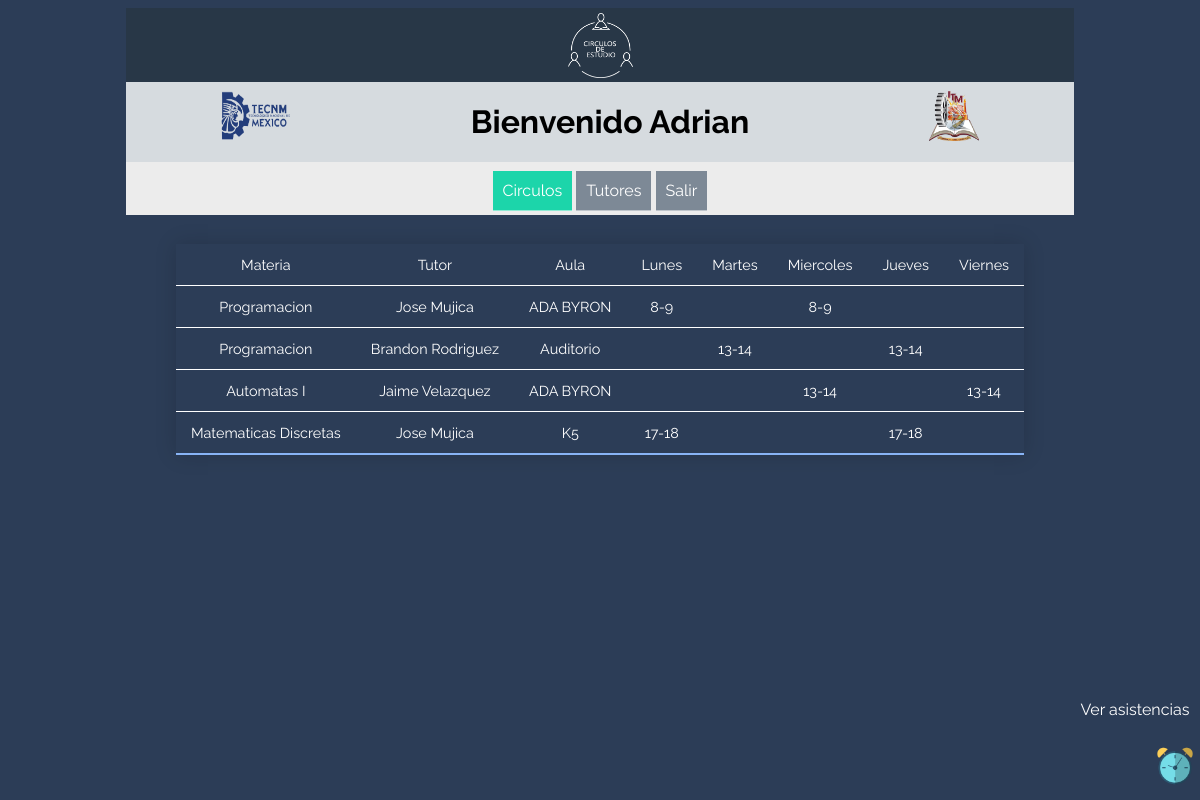
The page /perfil_asesor.php?op=111 (signed in) on the database its author committed.
### tables this page shows
CREATE TABLE `horario` (
  `id_horario` int(11) NOT NULL,
  `id_materia` int(11) NOT NULL,
  `id_tutor` int(11) NOT NULL,
  `id_aula` int(11) NOT NULL,
  `lunes` varchar(45) DEFAULT NULL,
  `martes` varchar(45) DEFAULT NULL,
  `miercoles` varchar(45) DEFAULT NULL,
  `jueves` varchar(45) DEFAULT NULL,
  `viernes` varchar(45) DEFAULT NULL,
  `id_periodo` int(11) NOT NULL
);

CREATE TABLE `materia` (
  `id_materia` int(11) NOT NULL,
  `nombre` varchar(60) NOT NULL
);

CREATE TABLE `tutor` (
  `ncontrol` int(11) NOT NULL,
  `nombre` varchar(45) DEFAULT NULL,
  `aPaterno` varchar(60) NOT NULL,
  `aMaterno` varchar(60) DEFAULT NULL,
  `semestre` int(11) NOT NULL,
  `id_periodo` int(11) NOT NULL
);

CREATE TABLE `aula` (
  `id_aula` int(11) NOT NULL,
  `aula` varchar(45) NOT NULL
);

### bd.php (called while the page is built, shortened)
<?php
function bd_consulta($query)
{
	$hostname="localhost";
	$user="root";
	$password="LabSeg_server1$@";
	$bd="circulos2";
	$connection = mysqli_connect($hostname , $user , $password);
	mysqli_select_db ($connection, $bd);
	$result = mysqli_query($connection, $query);
	return $result;
}
?>

### admin/horario_a1.php (the view, shortened to what this page needs)
<?php
include('bd.php');
$query="SELECT id_horario, materia.nombre AS materia, tutor.nombre AS tutor, tutor.aPaterno, aula.aula AS aula, lunes, martes, miercoles, jueves, viernes FROM horario INNER JOIN materia ON horario.id_materia = materia.id_materia INNER JOIN tutor ON horario.id_tutor = tutor.ncontrol INNER JOIN aula ON horario.id_aula = aula.id_aula where horario.id_periodo = ".$_SESSION['periodo']." order by id_horario";
?>
<div class="back_menu">
  <br>
<section>
  <table class="content-table">
    <thead>
      <tr class="table_head">
        <td>Materia</td>
        <td>Tutor</td>
        <td>Aula</td>
        <td>Lunes</td>
        <td>Martes</td>
        <td>Miercoles</td>
        <td>Jueves</td>
        <td>Viernes</td>
      </tr>
    </thead>
  <?php
    $resul=bd_consulta($query);
    for($i=1;$row=mysqli_fetch_assoc($resul);$i++){
      $val="horario".$i;
      echo "<tr id='".$val."' onclick=cHorario('".$row['id_horario']."'".","."'".$i."');>
        <td> ".$row['materia']."</td>
        <td> ".$row['tutor'].' '.$row['aPaterno']."</td>
        <td> ".$row['aula']."</td>
        <td> ".$row['lunes']."</td>
        <td> ".$row['martes']."</td>
        <td> ".$row['miercoles']."</td>
        <td> ".$row['jueves']."</td>
        <td> ".$row['viernes']."</td>
      </tr>";
  }
  ?>
  </table>
</section>
</div>
<?php
  echo "<a id='vAsistencias' href='' style='text-align:center;width:120px; height:40px;border-radius: 6px; text-decoration:none; color:#FFF;' class='minus'>Ver asistencias</a>
  <a class='clock' id='clock' href=''><img src='img/reloj.png' width='40px' border='0'/><p>Registrar Asistencia</p></a>";
?>

### cabecera.php (shortened to what this page needs)
<?php
	if(!isset($_GET['op'])){
		$op=-10;
		$mensaje_form="";
	}
	else
		$op=$_GET['op'];
?>
<!DOCTYPE html>
<html lang="es">
  <head>
    <link rel="stylesheet" href="css/estilos.css">
  </head>

### titulo.php
<body>
  <div id="contenedor" class="contenedor">
   <header>
     <img class="logo" src="img/circulos.png" alt="">
     <div class="logos">
       <img class="tecnm" src="img/tecnm.png" alt="">
       <h1><?php echo($title); ?></h1>
       <img class="itm" src="img/tec.png" alt="">
     </div>
   </header>

### menu_asesor.php
<nav class="menu">
  <br>
  <a id="btn00" href="perfil_asesor.php?op=0">Circulos</a>
  <a id="btn44" href="perfil_asesor.php?op=1">Tutores</a>
  <a id="btn99" href="perfil_asesor.php?op=10">Salir</a>
</nav>

### perfil_asesor.php (shortened to what this page needs)
<?php
  include('cabecera.php');
  $title='Bienvenido ' .$_SESSION['nombre'].' '.$_SESSION['aPaterno'];
  include('titulo.php');
  include('menu_asesor.php');
  switch($op){
    case 111: echo('<script>alert("Asistencia registrada con exito!")</script>');
    include('admin/horario_a1.php');
    break;
  }
 ?>

### css/estilos.css (style rules this page uses)
.minus { display:scroll; position:fixed; bottom:60px; right:5px; transition: 0.3s; }
.clock { display:scroll; color: #FFF; text-overflow: inherit; text-decoration: none; text-align: left; position:fixed; bottom:10px; right:5px; transition: 0.8s; }
header { background: #283747; }
.contenedor { background: #ECECEC ; width: 80%; height: auto; text-align: center; margin-left: auto; margin-right: auto; }
body { font-family: 'Raleway', sans-serif; background: #2C3D57 ; }
.logo { margin-top: 5px; width: 65px; height: 65px; background: #283747; }
.logos { justify-content: space-between; display: flex; background: #D6DBDF; }
h1 { background: #D6DBDF; }
.tecnm { width: 70px; height: 50px; background: #D6DBDF; margin-left: 10%; margin-top: 1%; }
.itm { width: 50px; height: 50px; background: #D6DBDF; margin-right: 10%; margin-top: 1%; }
.back_menu { background: #2C3D57 ; }
.content-table { -webkit-user-select: none; -moz-user-select: none; -ms-user-select: none; user-select: none; color: #FFF; text-align: center; display:inline-block; border-collapse: collapse; font-size: 0.9em; margin-top: 10px; min-width: 90px; box-shadow: 0 0 20px rgba(0, 0, 0, 0.15); transition: 0.3s; }
.content-table td { padding: 12px 15px; border-bottom: 1px solid #FFFFFF; transition: 0.3s; }
.content-table tbody tr:last-of-type { border-bottom: 2px solid #88B4F6; }

### css/menu.css (style rules this page uses)
.menu a { text-decoration: none; display:run-in; border-bottom: 1px solid rgba(255, 255, 255, 0.5); padding: 10px; height: 50px; background: rgba(52, 73, 94, 0.6); color: white; margin-top: 90px; transition: 0.3s; }
.menu { padding-bottom: 15px; }

### rows shown on the page
horario: id_materia.nombre "Programacion", id_tutor.nombre "Jose", id_tutor.aPaterno "Mujica", id_aula.aula "ADA BYRON", lunes "8-9", miercoles "8-9"
horario: id_materia.nombre "Programacion", id_tutor.nombre "Brandon", id_tutor.aPaterno "Rodriguez", id_aula.aula "Auditorio", martes "13-14", jueves "13-14"
horario: id_materia.nombre "Automatas I", id_tutor.nombre "Jaime", id_tutor.aPaterno "Velazquez", id_aula.aula "ADA BYRON", miercoles "13-14", viernes "13-14"
horario: id_materia.nombre "Matematicas Discretas", id_tutor.nombre "Jose", id_tutor.aPaterno "Mujica", id_aula.aula "K5", lunes "17-18", jueves "17-18"

### other values the page prints
$title "Bienvenido Adrian"
